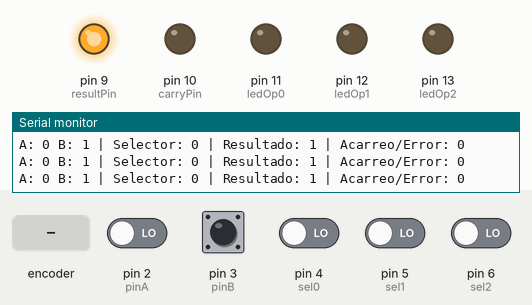
Recording of a sketch running on a simulated Arduino Uno, built with avr-gcc and run on an emulated ATmega328P. Shown: output pins drawn as LEDs (lit = HIGH), the last lines printed to the serial monitor. The test bench sets the inputs (shaded band); at power-on: pin 3 (pinB) HIGH, pin 2 (pinA), pin 4 (sel0), pin 5 (sel1), pin 6 (sel2) LOW.

Above: at 1.4 s.
1.5 s: rotary encoder on pin 2 (pinA) / pin 3 (pinB) turned 1 step (first pin leading)
At 3.0 s:
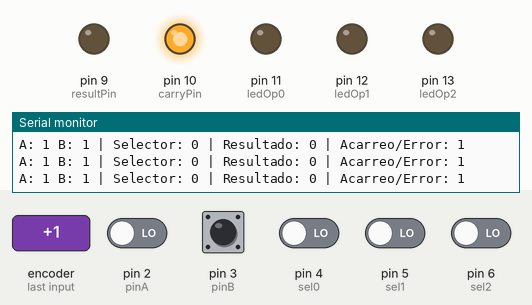
3.3 s: pin 4 (sel0) driven HIGH
At 4.5 s:
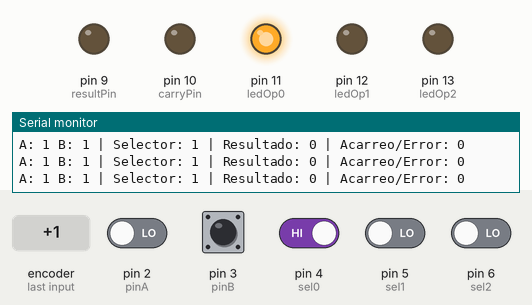
4.8 s: pin 5 (sel1) driven HIGH
At 5.7 s:
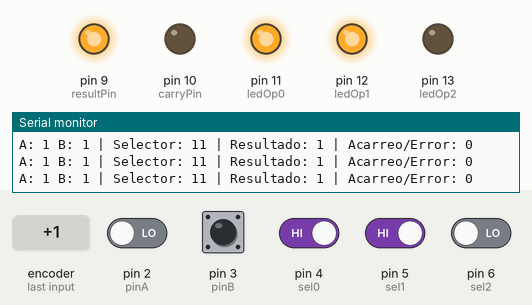
6.3 s: pin 6 (sel2) driven HIGH
At 7.0 s:
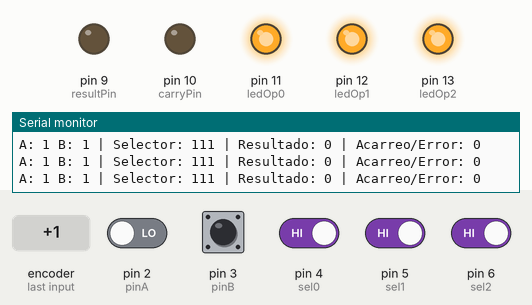
7.8 s: pin 4 (sel0) driven LOW
At 8.4 s:
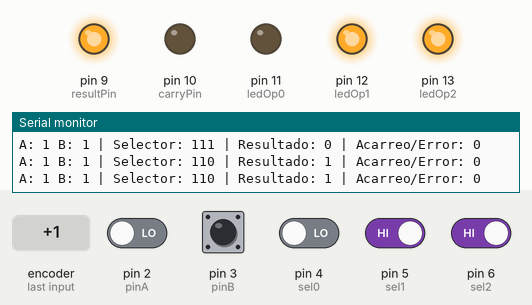
9.3 s: rotary encoder on pin 2 (pinA) / pin 3 (pinB) turned 1 step (first pin leading)
At 9.47 s:
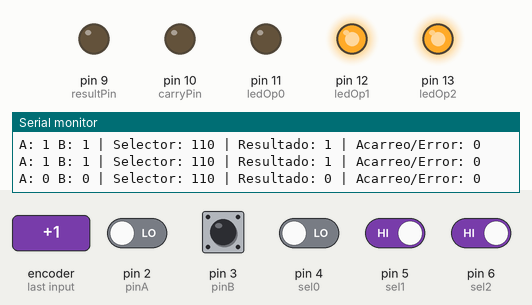
Timing chart, 0 to 12.1 s (numbered marks = the images above; inputs shaded):
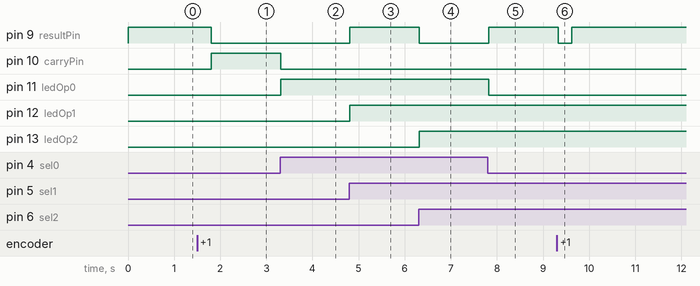

The sketch:

Operacionales.ino
```cpp
const int pinA = 2;
const int pinB = 3;
const int sel0 = 4;
const int sel1 = 5;
const int sel2 = 6;

const int resultPin = 9;
const int carryPin = 10;
const int ledOp0 = 11;
const int ledOp1 = 12;
const int ledOp2 = 13;

void setup() {
  pinMode(pinA, INPUT);
  pinMode(pinB, INPUT);
  pinMode(sel0, INPUT);
  pinMode(sel1, INPUT);
  pinMode(sel2, INPUT);

  pinMode(resultPin, OUTPUT);
  pinMode(carryPin, OUTPUT);
  pinMode(ledOp0, OUTPUT);
  pinMode(ledOp1, OUTPUT);
  pinMode(ledOp2, OUTPUT);

  Serial.begin(9600);
}

void loop() {
  int A = digitalRead(pinA);
  int B = digitalRead(pinB);

  int s0 = digitalRead(sel0);
  int s1 = digitalRead(sel1);
  int s2 = digitalRead(sel2);
  int selector = (s2 << 2) | (s1 << 1) | s0;

  int result = 0;
  int carry = 0;

  switch (selector) {
    case 0: // Suma
      result = A ^ B;
      carry = A & B;
      break;
    case 1: // Resta
      result = A ^ B;
      carry = (!A & B);
      break;
    case 2: // Multiplicación
      result = A & B;
      carry = 0;
      break;
    case 3: // División
      if (B == 0) {
        result = 0;
        carry = 1;
      } else {
        result = A;
        carry = 0;
      }
      break;
    case 4: // AND
      result = A & B;
      carry = 0;
      break;
    case 5: // XOR
      result = A ^ B;
      carry = 0;
      break;
    case 6: // OR
      result = A | B;
      carry = 0;
      break;
    default:
      result = 0;
      carry = 0;
      break;
  }

  digitalWrite(resultPin, result);
  digitalWrite(carryPin, carry);

  // Indicadores visuales de la operación
  digitalWrite(ledOp0, s0);
  digitalWrite(ledOp1, s1);
  digitalWrite(ledOp2, s2);

  // Para monitoreo por serial
  Serial.print("A: "); Serial.print(A);
  Serial.print(" B: "); Serial.print(B);
  Serial.print(" | Selector: "); Serial.print(selector, BIN);
  Serial.print(" | Resultado: "); Serial.print(result);
  Serial.print(" | Acarreo/Error: "); Serial.println(carry);

  delay(300); // Pequeño delay para estabilizar lectura
}
```

Measured:
- after the input at 1.5 s, pin 9 (resultPin): HIGH → LOW after 0.30 s; pin 10 (carryPin): LOW → HIGH after 0.30 s
- after the input at 3.3 s, pin 10 (carryPin): HIGH → LOW at once; pin 11 (ledOp0): LOW → HIGH at once
- after the input at 4.8 s, pin 9 (resultPin), pin 12 (ledOp1): LOW → HIGH at once
- after the input at 6.3 s, pin 9 (resultPin): HIGH → LOW at once; pin 13 (ledOp2): LOW → HIGH at once
- after the input at 7.8 s, pin 9 (resultPin): LOW → HIGH at once; pin 11 (ledOp0): HIGH → LOW at once
- after the input at 9.3 s, pin 9 (resultPin): HIGH → LOW at once, → HIGH 0.30 s later
